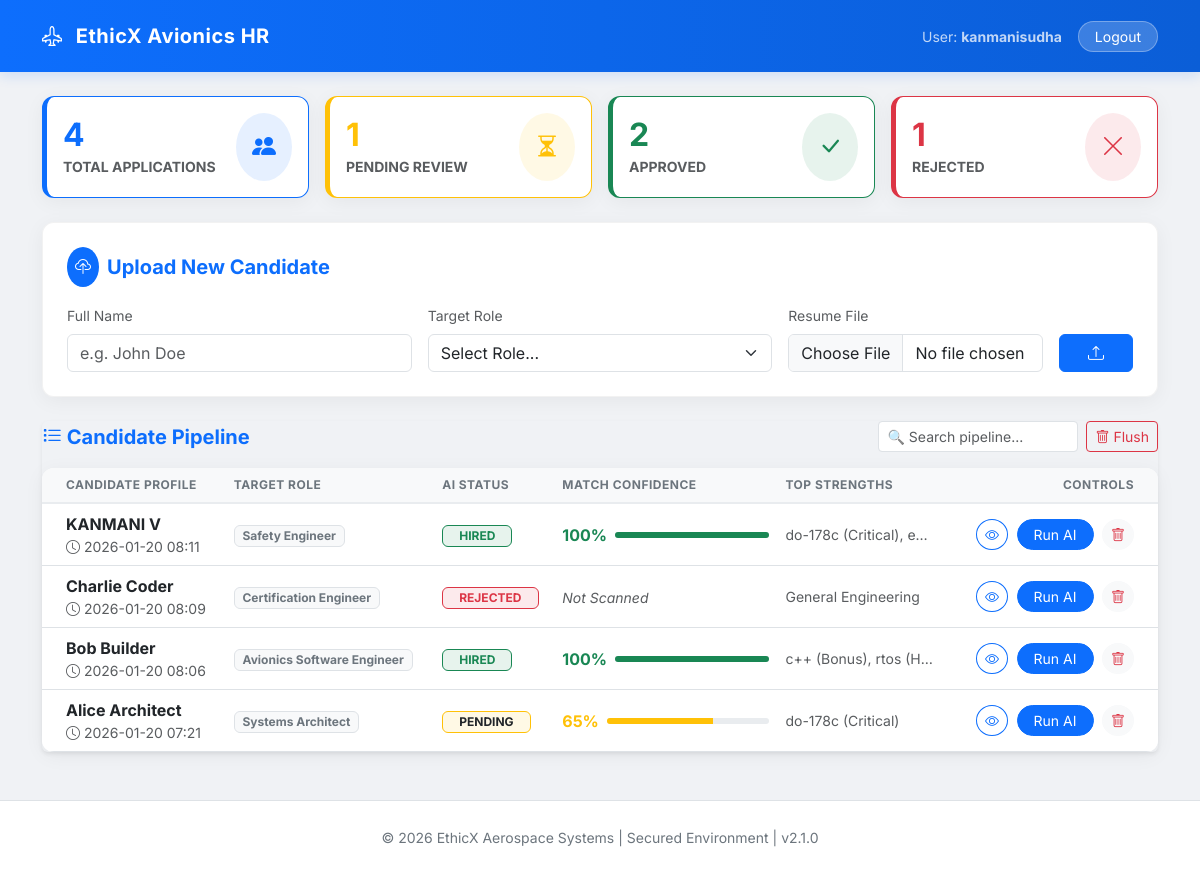
The app's page / (signed in) with its own data.
### 01_USER_INTERFACE/hr_ui/app.py (models this page shows, shortened)
class User(UserMixin, db.Model):
    id = db.Column(db.Integer, primary_key=True)
    username = db.Column(db.String(100), unique=True, nullable=False)
    password_hash = db.Column(db.String(200), nullable=False)

class Candidate(db.Model):
    id = db.Column(db.Integer, primary_key=True)
    name = db.Column(db.String(100), nullable=False)
    role = db.Column(db.String(100), nullable=False)
    filename = db.Column(db.String(200), nullable=False)
    status = db.Column(db.String(50), default="Uploaded")
    risk_score = db.Column(db.Integer, default=50)
    match_confidence = db.Column(db.Integer, default=0)
    strengths = db.Column(db.String(500), default="") # e.g., "Python, Leadership"
    missing_skills = db.Column(db.String(500), default="") # e.g., "SysML, AWS"
    ethics_status = db.Column(db.String(100), default="Pending") # e.g., "Passed" / "Flagged"
    timestamp = db.Column(db.DateTime, default=datetime.utcnow)

### 01_USER_INTERFACE/hr_ui/app.py (the view)
@app.route('/')
@login_required
def dashboard():
    candidates = Candidate.query.order_by(Candidate.timestamp.desc()).all()
    total = len(candidates)
    approved = len([c for c in candidates if "APPROVED" in c.status])
    blocked = len([c for c in candidates if "BLOCKED" in c.status])
    pending = total - approved - blocked
    stats = {
        'total': total,
        'approved': approved,
        'blocked': blocked,
        'pending': pending
    }
    return render_template('dashboard.html', candidates=candidates, stats=stats)

### 01_USER_INTERFACE/hr_ui/app.py (called while the page is built)
@login_manager.user_loader
def load_user(user_id):
    return User.query.get(int(user_id))

### 01_USER_INTERFACE/hr_ui/templates/dashboard.html (shortened to what this page needs)
{% extends "layout.html" %}
{% block content %}
<div class="row mb-4 g-3">
    <div class="col-md-3">
        <div class="card p-3 dashboard-card stat-card border-primary">
            <div class="d-flex justify-content-between align-items-center">
                <div>
                    <h2 class="text-primary mb-0 fw-bold">{{ stats.total }}</h2>
                    <small class="text-muted fw-bold text-uppercase">Total Applications</small>
                </div>
                <div class="bg-primary bg-opacity-10 p-3 rounded-circle">
                    <i class="bi bi-people-fill fs-4 text-primary"></i>
                </div>
            </div>
        </div>
    </div>
    <div class="col-md-3">
        <div class="card p-3 dashboard-card stat-card border-warning">
            <div class="d-flex justify-content-between align-items-center">
                <div>
                    <h2 class="text-warning mb-0 fw-bold">{{ stats.pending }}</h2>
                    <small class="text-muted fw-bold text-uppercase">Pending Review</small>
                </div>
                <div class="bg-warning bg-opacity-10 p-3 rounded-circle">
                    <i class="bi bi-hourglass-split fs-4 text-warning"></i>
                </div>
            </div>
        </div>
    </div>
    <div class="col-md-3">
        <div class="card p-3 dashboard-card stat-card border-success">
            <div class="d-flex justify-content-between align-items-center">
                <div>
                    <h2 class="text-success mb-0 fw-bold">{{ stats.approved }}</h2>
                    <small class="text-muted fw-bold text-uppercase">Approved</small>
                </div>
                <div class="bg-success bg-opacity-10 p-3 rounded-circle">
                    <i class="bi bi-check-lg fs-4 text-success"></i>
                </div>
            </div>
        </div>
    </div>
    <div class="col-md-3">
        <div class="card p-3 dashboard-card stat-card border-danger">
            <div class="d-flex justify-content-between align-items-center">
                <div>
                    <h2 class="text-danger mb-0 fw-bold">{{ stats.blocked }}</h2>
                    <small class="text-muted fw-bold text-uppercase">Rejected</small>
                </div>
                <div class="bg-danger bg-opacity-10 p-3 rounded-circle">
                    <i class="bi bi-x-lg fs-4 text-danger"></i>
                </div>
            </div>
        </div>
    </div>
</div>
<div class="card p-4 mb-4 dashboard-card">
    <div class="d-flex align-items-center mb-3">
        <div class="bg-primary text-white rounded-circle p-2 me-2">
            <i class="bi bi-cloud-upload"></i>
        </div>
        <h5 class="mb-0 text-primary fw-bold">Upload New Candidate</h5>
    </div>
    <form action="{{ url_for('upload_resume') }}" method="POST" enctype="multipart/form-data" class="row g-3">
        <div class="col-md-4">
            <label class="form-label small text-muted">Full Name</label>
            <input type="text" name="name" class="form-control" placeholder="e.g. John Doe" required>
        </div>
        <div class="col-md-4">
            <label class="form-label small text-muted">Target Role</label>
            <select name="role" class="form-select" required>
                <option value="" selected disabled>Select Role...</option>
            </select>
        </div>
        <div class="col-md-3">
            <label class="form-label small text-muted">Resume File</label>
            <input type="file" name="resume" class="form-control" required>
        </div>
        <div class="col-md-1 d-flex align-items-end">
            <button type="submit" class="btn btn-primary w-100 fw-bold"><i class="bi bi-upload"></i></button>
        </div>
    </form>
</div>
<div class="card p-0 border-0 shadow-sm bg-transparent">
    <div class="d-flex justify-content-between align-items-center mb-3">
        <h5 class="mb-0 text-primary fw-bold"><i class="bi bi-list-task"></i> Candidate Pipeline</h5>
        <div class="d-flex gap-2">
            <input type="text" id="searchInput" class="form-control form-control-sm search-glass" placeholder="🔍 Search pipeline..." style="width: 200px;" onkeyup="searchTable()">
            <a href="{{ url_for('reset_database') }}" class="btn btn-sm btn-outline-danger" onclick="return confirm('Are you sure you want to flush all data?');">
                <i class="bi bi-trash"></i> Flush
            </a>
        </div>
    </div>
    <div class="table-container">
        <table class="table table-hover align-middle mb-0" id="candidateTable">
            <thead>
                <tr>
                    <th class="ps-4">Candidate Profile</th>
                    <th>Target Role</th>
                    <th>AI Status</th>
                    <th>Match Confidence</th>
                    <th>Top Strengths</th>
                    <th class="text-end pe-4">Controls</th>
                </tr>
            </thead>
            <tbody>
                {% for c in candidates %}
                {% set score = c.match_confidence|default(0) %}
                {% set color_class = 'warning' %}
                {% if score >= 80 %} {% set color_class = 'success' %}
                {% elif score < 40 %} {% set color_class = 'danger' %} {% endif %}
                <tr class="candidate-row" data-status="{{ c.status }}">
                    <td class="ps-4">
                        <div class="fw-bold text-dark">{{ c.name }}</div>
                        <div class="small text-muted">
                            <i class="bi bi-clock"></i>
                            {% if c.timestamp %}
                                {{ c.timestamp.strftime('%Y-%m-%d %H:%M') }}
                            {% else %} - {% endif %}
                        </div>
                    </td>
                    <td><span class="badge bg-light text-secondary border">{{ c.role }}</span></td>
                    <td>
                        {% if "APPROVED" in c.status %}
                            <span class="badge bg-success bg-opacity-10 text-success border border-success px-3">HIRED</span>
                        {% elif "BLOCKED" in c.status %}
                            <span class="badge bg-danger bg-opacity-10 text-danger border border-danger px-3">REJECTED</span>
                        {% else %}
                            <span class="badge bg-warning bg-opacity-10 text-dark border border-warning px-3">PENDING</span>
                        {% endif %}
                    </td>
                    <td style="width: 20%;">
                        {% if score > 0 %}
                            <div class="d-flex align-items-center">
                                <span class="fw-bold me-2 text-{{ color_class }}">{{ score }}%</span>
                                <div class="progress flex-grow-1" style="height: 6px;">
                                    <div class="progress-bar bg-{{ color_class }}" style="width: {{ score }}%;"></div>
                                </div>
                            </div>
                        {% else %}
                            <small class="text-muted fst-italic">Not Scanned</small>
                        {% endif %}
                    </td>
                    <td>
                        {% if c.strengths %}
                            <div class="text-truncate text-muted small" style="max-width: 150px;">{{ c.strengths }}</div>
                        {% else %} - {% endif %}
                    </td>
                    <td class="text-end pe-4">
                        <button class="btn btn-sm btn-outline-primary rounded-circle me-1"
                                data-bs-toggle="modal" data-bs-target="#modal{{ c.id }}" title="View Full Report">
                            <i class="bi bi-eye"></i>
                        </button>
                        <a href="{{ url_for('perform_action', c_id=c.id, action_type='screen') }}"
                           class="btn btn-sm btn-primary rounded-pill px-3">Run AI</a>
                        <a href="{{ url_for('delete_candidate', c_id=c.id) }}"
                           class="btn btn-sm btn-light text-danger rounded-circle ms-1"><i class="bi bi-trash"></i></a>
                    </td>
                </tr>
                {% endfor %}
            </tbody>
        </table>
    </div>
</div>
{% endblock %}

### 01_USER_INTERFACE/hr_ui/templates/layout.html (shortened to what this page needs)
<!DOCTYPE html>
<html lang="en">
<head>
    <link href="https://cdn.jsdelivr.net/npm/bootstrap@5.3.0/dist/css/bootstrap.min.css" rel="stylesheet">
    <link rel="stylesheet" href="https://cdn.jsdelivr.net/npm/bootstrap-icons@1.10.0/font/bootstrap-icons.css">
</head>
<body>
    <nav class="navbar navbar-expand-lg navbar-dark navbar-custom mb-4">
        <div class="container">
            <a class="navbar-brand" href="{{ url_for('dashboard') }}">
                <i class="bi bi-airplane-engines me-2"></i> EthicX Avionics HR
            </a>
            <div class="collapse navbar-collapse" id="navbarNav">
                <ul class="navbar-nav ms-auto align-items-center">
                    {% if current_user.is_authenticated %}
                        <li class="nav-item me-3">
                            <span class="text-white small opacity-75">
                                User: <span class="fw-bold">{{ current_user.username }}</span>
                            </span>
                        </li>
                        <li class="nav-item">
                            <a class="btn btn-sm btn-logout px-3 rounded-pill" href="{{ url_for('logout') }}">
                                Logout
                            </a>
                        </li>
                    {% endif %}
                </ul>
            </div>
        </div>
    </nav>
    <div class="container mb-5">
        {% block content %}{% endblock %}
    </div>
    <footer class="text-center py-4">
        <div class="container">
            <small>&copy; 2026 EthicX Aerospace Systems | Secured Environment | v2.1.0</small>
        </div>
    </footer>
</body>
</html>

### 01_USER_INTERFACE/hr_ui/templates/layout.html (style rules this page uses)
body { font-family: 'Inter', sans-serif; background-color: #f0f2f5; min-height: 100vh; display: flex; flex-direction: column; }
.navbar-custom { background: linear-gradient(90deg, #0d6efd 0%, #0b5ed7 100%); box-shadow: 0 4px 12px rgba(13, 110, 253, 0.15); padding-top: 1rem; padding-bottom: 1rem; }
.navbar-brand { font-weight: 700; letter-spacing: 0.5px; font-size: 1.25rem; }
.btn-logout { background: rgba(255, 255, 255, 0.2); border: 1px solid rgba(255, 255, 255, 0.3); color: white; transition: all 0.2s; }
footer { margin-top: auto; background: white; border-top: 1px solid #dee2e6; color: #6c757d; }

### 01_USER_INTERFACE/hr_ui/templates/dashboard.html (style rules this page uses)
:root { --glass-bg: rgba(255, 255, 255, 0.98); --card-shadow: 0 4px 20px rgba(0, 0, 0, 0.05); }
.dashboard-card { background: var(--glass-bg); border: 1px solid rgba(0,0,0,0.05); border-radius: 12px; box-shadow: var(--card-shadow); transition: transform 0.2s; }
.stat-card { border-left: 5px solid; }
.table-container { border-radius: 12px; overflow: hidden; background: white; box-shadow: var(--card-shadow); }
.table thead th { background-color: #f8f9fa; text-transform: uppercase; font-size: 0.75rem; letter-spacing: 0.5px; color: #6c757d; border-bottom: 2px solid #e9ecef; }

### records on screen
User: username "kanmanisudha"
Candidate: name "KANMANI V", timestamp "2026-01-20 08:11", role "Safety Engineer", status "HIRED", match_confidence "100", strengths "do-178c (Critical), e…"
Candidate: name "Charlie Coder", timestamp "2026-01-20 08:09", role "Certification Engineer", status "REJECTED", shows "Not Scanned", strengths "General Engineering"
Candidate: name "Bob Builder", timestamp "2026-01-20 08:06", role "Avionics Software Engineer", status "HIRED", match_confidence "100", strengths "c++ (Bonus), rtos (H…"
Candidate: name "Alice Architect", timestamp "2026-01-20 07:21", role "Systems Architect", status "PENDING", match_confidence "65", strengths "do-178c (Critical)"

### other values on screen
{{ stats.total }} "4"
{{ stats.pending }} "1"
{{ stats.approved }} "2"
{{ stats.blocked }} "1"
